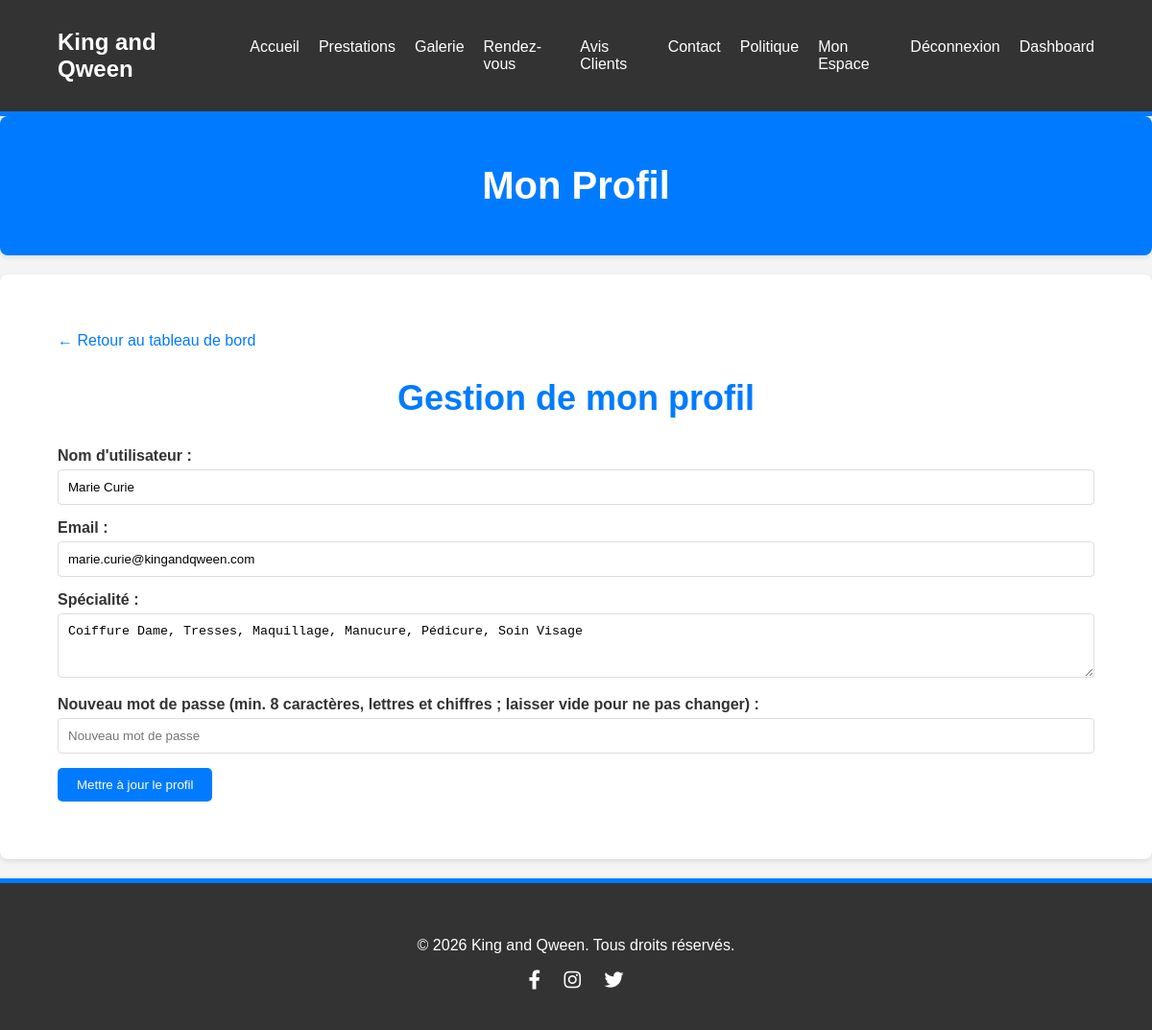
The app's page /backend/coiffeur_profil.php (signed in) with its own data.
### tables this page shows
CREATE TABLE `coiffeurs` (
  `id` int(11) NOT NULL AUTO_INCREMENT,
  `user_id` int(11) NOT NULL UNIQUE,
  `specialite` varchar(255) DEFAULT NULL,
  `photo` varchar(255) DEFAULT NULL,
  `created_at` datetime DEFAULT CURRENT_TIMESTAMP,
  PRIMARY KEY (`id`),
  CONSTRAINT `fk_coiffeurs_user` FOREIGN KEY (`user_id`) REFERENCES `users`(`id`) ON DELETE CASCADE
);

CREATE TABLE `users` (
  `id` int(11) NOT NULL AUTO_INCREMENT,
  `username` varchar(255) NOT NULL,
  `email` varchar(255) NOT NULL UNIQUE,
  `password` varchar(255) NOT NULL,
  `role` enum('client','coiffeur','admin') NOT NULL DEFAULT 'client',
  `reset_token` varchar(100) DEFAULT NULL,
  `reset_token_expiry` datetime DEFAULT NULL,
  `failed_login_attempts` int(11) NOT NULL DEFAULT 0,
  `locked_until` datetime DEFAULT NULL,
  `created_at` datetime DEFAULT CURRENT_TIMESTAMP,
  `updated_at` datetime DEFAULT CURRENT_TIMESTAMP ON UPDATE CURRENT_TIMESTAMP,
  PRIMARY KEY (`id`),
  KEY `idx_users_role` (`role`),
  KEY `idx_users_reset_token` (`reset_token`)
);

### backend/coiffeur_profil.php (the view, shortened to what this page needs)
<?php
require_once __DIR__ . "/../includes/db.php";
$coiffeur_id = (int) $_SESSION["user_id"];
$sql = "SELECT u.username, u.email, c.id AS coiffeur_table_id, c.specialite, c.photo
        FROM users u
        LEFT JOIN coiffeurs c ON u.id = c.user_id
        WHERE u.id = ? LIMIT 1";
$coiffeur_info = null;
if ($stmt = $mysqli->prepare($sql)) {
    $stmt->bind_param("i", $coiffeur_id);
    $stmt->execute();
    $coiffeur_info = $stmt->get_result()->fetch_assoc();
}
include __DIR__ . "/../includes/header.php";
?>
<section class="page-title">
    <div class="container">
        <h1>Mon Profil</h1>
    </div>
</section>
<section class="coiffeur-profil">
    <div class="container">
        <a href="<?php echo BASE_URL; ?>backend/coiffeur_dashboard.php" class="btn-back">← Retour au tableau de bord</a>
        <h2>Gestion de mon profil</h2>
        <form method="post" class="profile-form">
            <div class="form-group">
                <label for="username">Nom d'utilisateur :</label>
                <input type="text" id="username" name="username" maxlength="100" value="<?php echo htmlspecialchars($coiffeur_info["username"] ?? ""); ?>" required>
            </div>
            <div class="form-group">
                <label for="email">Email :</label>
                <input type="email" id="email" name="email" maxlength="255" value="<?php echo htmlspecialchars($coiffeur_info["email"] ?? ""); ?>" required>
            </div>
            <div class="form-group">
                <label for="specialite">Spécialité :</label>
                <textarea id="specialite" name="specialite" rows="3" maxlength="255" placeholder="Décrivez vos spécialités (ex: Coiffure Dame, Tresses, Maquillage)"><?php echo htmlspecialchars($coiffeur_info["specialite"] ?? ""); ?></textarea>
            </div>
            <div class="form-group">
                <label for="new_password">Nouveau mot de passe (min. 8 caractères, lettres et chiffres ; laisser vide pour ne pas changer) :</label>
                <input type="password" id="new_password" name="new_password" minlength="8" placeholder="Nouveau mot de passe">
            </div>
            <button type="submit" class="btn">Mettre à jour le profil</button>
        </form>
    </div>
</section>
<?php include __DIR__ . "/../includes/footer.php"; ?>

### assets/css/style.css (style rules this page uses)
body { font-family: Arial, sans-serif; margin: 0; padding: 0; background-color: #f4f4f4; color: #333; }
.container { width: 90%; max-width: 1200px; margin: 0 auto; padding: 20px 0; }
a { color: #007bff; text-decoration: none; }
.btn { display: inline-block; background-color: #007bff; color: white; padding: 10px 20px; border-radius: 5px; text-align: center; transition: background-color 0.3s ease; border: none; cursor: pointer; }
section { padding: 40px 0; background-color: white; margin-bottom: 20px; border-radius: 8px; box-shadow: 0 2px 5px rgba(0,0,0,0.1); }
section h2 { text-align: center; margin-bottom: 30px; font-size: 36px; color: #007bff; }
.form-group { margin-bottom: 15px; }
.form-group label { display: block; margin-bottom: 5px; font-weight: bold; }
.form-group input[type="text"], .form-group input[type="email"], .form-group input[type="password"], .form-group input[type="date"], .form-group input[type="time"], .form-group input[type="number"], .form-group select, .form-group textarea { width: 100%; padding: 10px; border: 1px solid #ddd; border-radius: 4px; box-sizing: border-box; }
.page-title { background-color: #007bff; color: white; padding: 30px 0; margin-bottom: 20px; text-align: center; border-radius: 8px; }
.page-title h1 { margin: 0; font-size: 40px; }

### records on screen
coiffeurs: username "Marie Curie", email "marie.curie@kingandqween.com", specialite "Coiffure Dame, Tresses, Maquillage, Manucure, Pédicure, Soin Visage"
